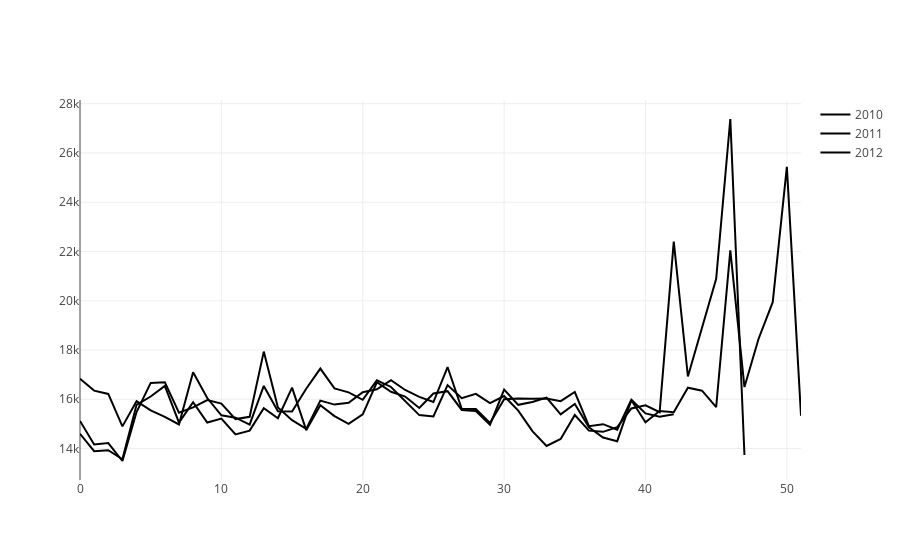

Notebook code cell kept with this figure:
### Markdown cell above
Highest sale in year 2010

### Code cell
fig = go.Figure()
fig.add_trace(go.Scatter(x=weekly_sales_by_week_2010.index, 
                     y=weekly_sales_by_week_2010["Weekly_Sales"]["mean"],
                     name="2010",
                     mode="lines"))
fig.add_trace(go.Scatter(x=weekly_sales_by_week_2011.index, 
                     y=weekly_sales_by_week_2011["Weekly_Sales"]["mean"],
                     name="2011",
                     mode="lines"))
fig.add_trace(go.Scatter(x=weekly_sales_by_week_2012.index, 
                     y=weekly_sales_by_week_2012["Weekly_Sales"]["mean"],
                     name="2012",
                     mode="lines"))
